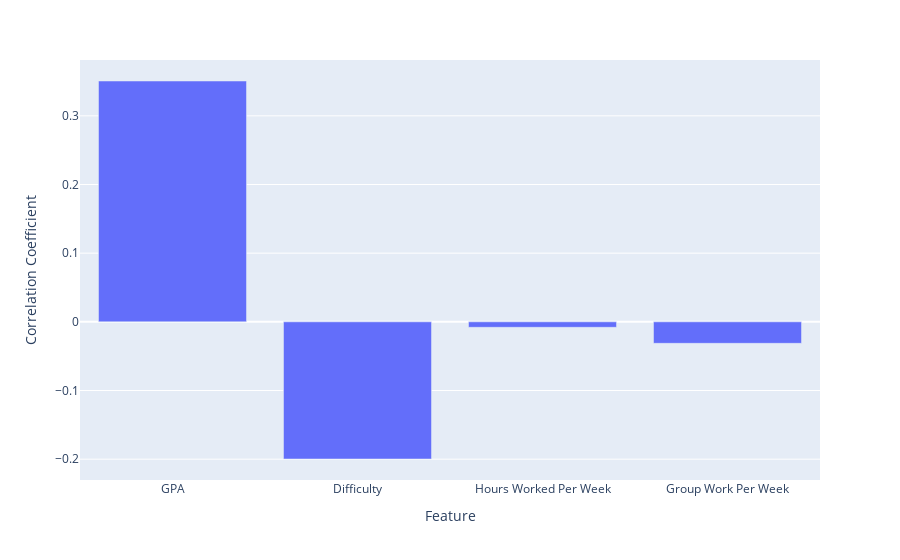

The notebook cell saved with this chart:
### Code cell
@callback(
    Output('correlation_plot', 'figure'),
    Input('features_to_plot', 'value')
)
def make_correlation_plot(columns): 
    """
    Makes a bar chart of the correlation between columns
    """
    # uses the data from the model
    data = zip(new_columns, model.coef_[0])
    print(data)
    # filter the data by which the column is in the columns
    column_renamer = {
        'average': 'GPA',
        'difficulty': 'Difficulty',
        'hours_per_week': 'Hours Worked Per Week',
        'amount_group': 'Group Work Per Week'
    }

    x_labels = []
    y_values = []
    for col, r in data:
        if col in columns:
            x_labels.append(column_renamer.get(col, col))
            y_values.append(r)
    
    fig = px.bar(x=x_labels, y=y_values, labels= {'x': 'Feature', 'y': 'Correlation Coefficient', **column_renamer})
    return fig

make_correlation_plot(new_columns)

### Figure 1 — Plotly figure (JSON) as saved in the notebook; plotly's stock layout.template omitted (floating-point values rounded to 4 significant figures)
{"data": [{"alignmentgroup": "True", "hovertemplate": "Feature=%{x}<br>Correlation Coefficient=%{y}<extra></extra>", "legendgroup": "", "marker": {"color": "#636efa", "pattern": {"shape": ""}}, "name": "", "offsetgroup": "", "orientation": "v", "showlegend": false, "textposition": "auto", "type": "bar", "x": ["GPA", "Difficulty", "Hours Worked Per Week", "Group Work Per Week"], "xaxis": "x", "y": [0.3507, -0.1997, -0.007967, -0.03127], "yaxis": "y"}], "layout": {"barmode": "relative", "legend": {"tracegroupgap": 0}, "margin": {"t": 60}, "xaxis": {"anchor": "y", "domain": [0, 1], "title": {"text": "Feature"}}, "yaxis": {"anchor": "x", "domain": [0, 1], "title": {"text": "Correlation Coefficient"}}}}
